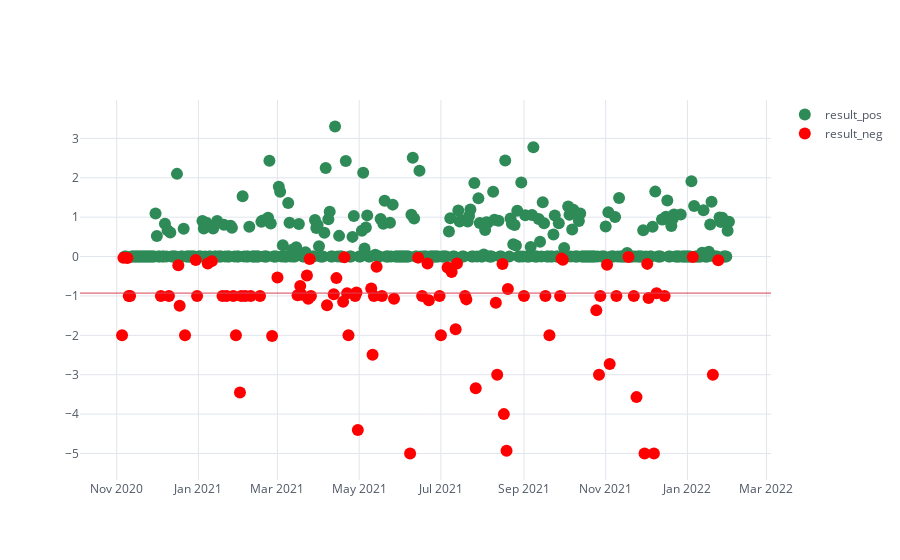

Notebook cell for this chart:
### Code cell
avg = res_gb_D.result_pos.mean() + res_gb_D.result_neg.mean()
res_gb_D.iplot(kind='scatter', mode='markers', colors=dict(result_pos='seagreen', result_neg='#FF0000'), hline=avg)

### Figure 1 — Plotly figure (JSON) as saved in the notebook; plotly's stock layout.template omitted (floating-point values rounded to 4 significant figures; data arrays with more than 128 entries replaced by an {"elided": "..."} marker saying what was removed)
{"data": [{"line": {"color": "seagreen", "dash": "solid", "shape": "linear", "width": 1.3}, "marker": {"size": 12, "symbol": "circle"}, "mode": "markers", "name": "result_pos", "text": "", "type": "scatter", "x": {"elided": "454 str values"}, "y": {"elided": "454 mixed values"}}, {"line": {"color": "#FF0000", "dash": "solid", "shape": "linear", "width": 1.3}, "marker": {"size": 12, "symbol": "circle"}, "mode": "markers", "name": "result_neg", "text": "", "type": "scatter", "x": {"elided": "454 str values"}, "y": {"elided": "454 mixed values"}}], "layout": {"legend": {"bgcolor": "#FFFFFF", "font": {"color": "#4D5663"}}, "paper_bgcolor": "#FFFFFF", "plot_bgcolor": "#FFFFFF", "shapes": [{"line": {"color": "#db4052", "dash": "solid", "width": 1}, "type": "line", "x0": 0, "x1": 1, "xref": "paper", "y0": -0.9273, "y1": -0.9273, "yref": "y"}], "titlefont": {"color": "#4D5663"}, "xaxis": {"gridcolor": "#E1E5ED", "showgrid": true, "tickfont": {"color": "#4D5663"}, "title": "", "titlefont": {"color": "#4D5663"}, "zerolinecolor": "#E1E5ED"}, "yaxis": {"gridcolor": "#E1E5ED", "showgrid": true, "tickfont": {"color": "#4D5663"}, "title": "", "titlefont": {"color": "#4D5663"}, "zerolinecolor": "#E1E5ED"}}}
